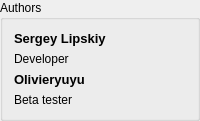
        <widget class="QGroupBox" name="groupBox_3">
         <property name="sizePolicy">
          <sizepolicy hsizetype="Expanding" vsizetype="Preferred">
           <horstretch>0</horstretch>
           <verstretch>0</verstretch>
          </sizepolicy>
         </property>
         <property name="title">
          <string>Authors</string>
         </property>
         <layout class="QVBoxLayout" name="verticalLayout_2">
          <item>
           <widget class="QLabel" name="label_3">
            <property name="font">
             <font>
              <pointsize>10</pointsize>
              <weight>75</weight>
              <bold>true</bold>
             </font>
            </property>
            <property name="text">
             <string notr="true">Sergey Lipskiy</string>
            </property>
           </widget>
          </item>
          <item>
           <widget class="QLabel" name="label_4">
            <property name="text">
             <string>Developer</string>
            </property>
           </widget>
          </item>
          <item>
           <widget class="QLabel" name="label">
            <property name="font">
             <font>
              <pointsize>10</pointsize>
              <weight>75</weight>
              <bold>true</bold>
             </font>
            </property>
            <property name="text">
             <string notr="true">Olivieryuyu</string>
            </property>
           </widget>
          </item>
          <item>
           <widget class="QLabel" name="label_2">
            <property name="text">
             <string>Beta tester</string>
            </property>
           </widget>
          </item>
         </layout>
        </widget>
